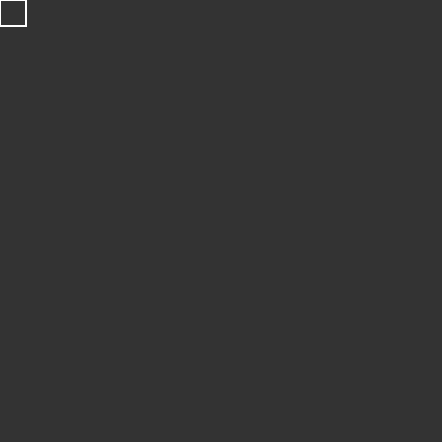
Frame 1 (no input)
Frame 60 (no input): identical to frame 1, image omitted
Frame 120 (the mouse pressed at the canvas centre since frame 60): identical to frame 1, image omitted

The p5.js sketch that drew this single still picture (run headless with seeded random() and noise() and a simulated clock; from frame 60 on, the mouse is pressed at the canvas centre):

// p5.js sketch
// ── sketch.js
var GRIDSIZE, COLS, ROWS;
var grid = [];

  function pacmanSetup() {
    GRIDSIZE = 26;
    COLS = 17;
    ROWS = 17;

  }

  function setup() {
    pacmanSetup();
    var width = COLS * GRIDSIZE;
    var height = ROWS * GRIDSIZE;
    createCanvas(width, height);

    //creating Grid
    for(var i = 0; i < width; i += GRIDSIZE){
      for(var j = 0; j < height; j += GRIDSIZE){
        grid.push(new cell(i,j));
      }
    }

    background(51);

    for(var i = 0; i < grid.length; i++){
      grid[i].show();
      rect(grid[i].x, grid[i].y, GRIDSIZE, GRIDSIZE);
    }

  }//end of setup


  function draw() {
    


  }//end of draw




  function cell(i, j) {
    this.i = i;
    this.j = j;
    this.x = this.i * GRIDSIZE;
    this.y = this.j * GRIDSIZE;

    this.show = function(){
      noFill();
      stroke(255);
      strokeWeight(2);
      
      
    }
  }
